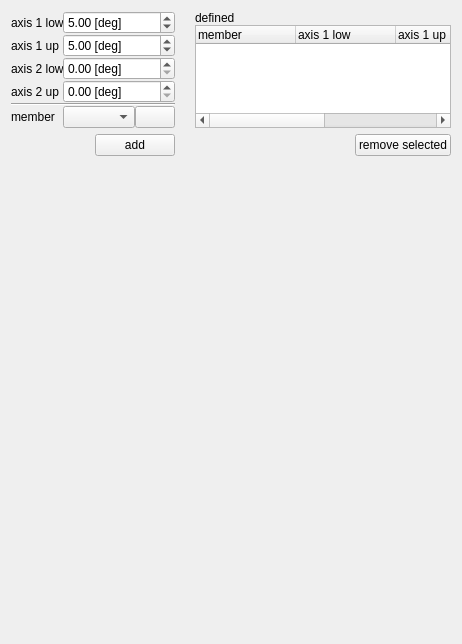
          <widget class="QWidget" name="tabWidgetPage3">
           <attribute name="title">
            <string>Axis limit buffer</string>
           </attribute>
           <layout class="QVBoxLayout" name="verticalLayout_16" stretch="1,10">
            <item>
             <layout class="QHBoxLayout" name="horizontalLayout_13" stretch="0">
              <item>
               <layout class="QGridLayout" name="gridLayout_3" columnstretch="1,3">
                <property name="horizontalSpacing">
                 <number>20</number>
                </property>
                <item row="0" column="0">
                 <layout class="QFormLayout" name="formLayout_17">
                  <item row="0" column="0">
                   <widget class="QLabel" name="axis1LowLabel_3">
                    <property name="text">
                     <string>axis 1 low</string>
                    </property>
                   </widget>
                  </item>
                  <item row="0" column="1">
                   <widget class="QDoubleSpinBox" name="DoubleSpinBox_axis1low">
                    <property name="suffix">
                     <string> [deg]</string>
                    </property>
                    <property name="singleStep">
                     <double>0.500000000000000</double>
                    </property>
                    <property name="value">
                     <double>5.000000000000000</double>
                    </property>
                   </widget>
                  </item>
                  <item row="1" column="0">
                   <widget class="QLabel" name="axis2LowLabel_5">
                    <property name="text">
                     <string>axis 1 up</string>
                    </property>
                   </widget>
                  </item>
                  <item row="1" column="1">
                   <widget class="QDoubleSpinBox" name="DoubleSpinBox_axis1up">
                    <property name="suffix">
                     <string> [deg]</string>
                    </property>
                    <property name="singleStep">
                     <double>0.500000000000000</double>
                    </property>
                    <property name="value">
                     <double>5.000000000000000</double>
                    </property>
                   </widget>
                  </item>
                  <item row="2" column="0">
                   <widget class="QLabel" name="axis2LowLabel_6">
                    <property name="text">
                     <string>axis 2 low</string>
                    </property>
                   </widget>
                  </item>
                  <item row="2" column="1">
                   <widget class="QDoubleSpinBox" name="DoubleSpinBox_axis2low">
                    <property name="suffix">
                     <string> [deg]</string>
                    </property>
                    <property name="singleStep">
                     <double>0.500000000000000</double>
                    </property>
                   </widget>
                  </item>
                  <item row="3" column="0">
                   <widget class="QLabel" name="axis2UpLabel_3">
                    <property name="text">
                     <string>axis 2 up</string>
                    </property>
                   </widget>
                  </item>
                  <item row="3" column="1">
                   <widget class="QDoubleSpinBox" name="DoubleSpinBox_axis2up">
                    <property name="suffix">
                     <string> [deg]</string>
                    </property>
                    <property name="singleStep">
                     <double>0.500000000000000</double>
                    </property>
                   </widget>
                  </item>
                  <item row="4" column="0" colspan="2">
                   <widget class="Line" name="line_9">
                    <property name="orientation">
                     <enum>Qt::Horizontal</enum>
                    </property>
                   </widget>
                  </item>
                  <item row="5" column="0">
                   <widget class="QLabel" name="label_17">
                    <property name="text">
                     <string>member</string>
                    </property>
                   </widget>
                  </item>
                  <item row="5" column="1">
                   <layout class="QHBoxLayout" name="horizontalLayout_42">
                    <item>
                     <widget class="QComboBox" name="comboBox_stationSettingMember_axis"/>
                    </item>
                    <item>
                     <widget class="QPushButton" name="pushButton_addGroupStationCable">
                      <property name="sizePolicy">
                       <sizepolicy hsizetype="Fixed" vsizetype="Fixed">
                        <horstretch>0</horstretch>
                        <verstretch>0</verstretch>
                       </sizepolicy>
                      </property>
                      <property name="text">
                       <string/>
                      </property>
                      <property name="icon">
                       <iconset resource="myresources.qrc">
                        <normaloff>:/icons/icons/station_group_plus.png</normaloff>:/icons/icons/station_group_plus.png</iconset>
                      </property>
                     </widget>
                    </item>
                   </layout>
                  </item>
                 </layout>
                </item>
                <item row="1" column="0">
                 <layout class="QHBoxLayout" name="horizontalLayout_19">
                  <item>
                   <spacer name="horizontalSpacer_23">
                    <property name="orientation">
                     <enum>Qt::Horizontal</enum>
                    </property>
                    <property name="sizeHint" stdset="0">
                     <size>
                      <width>40</width>
                      <height>20</height>
                     </size>
                    </property>
                   </spacer>
                  </item>
                  <item>
                   <widget class="QPushButton" name="pushButton_setupAxisAdd">
                    <property name="text">
                     <string>add</string>
                    </property>
                    <property name="icon">
                     <iconset resource="myresources.qrc">
                      <normaloff>:/icons/icons/edit-add.png</normaloff>:/icons/icons/edit-add.png</iconset>
                    </property>
                   </widget>
                  </item>
                 </layout>
                </item>
                <item row="0" column="1">
                 <layout class="QVBoxLayout" name="verticalLayout_10">
                  <item>
                   <widget class="QLabel" name="label_24">
                    <property name="text">
                     <string>defined</string>
                    </property>
                   </widget>
                  </item>
                  <item>
                   <widget class="QTreeWidget" name="treeWidget_setupStationAxis">
                    <column>
                     <property name="text">
                      <string>member</string>
                     </property>
                    </column>
                    <column>
                     <property name="text">
                      <string>axis 1 low</string>
                     </property>
                    </column>
                    <column>
                     <property name="text">
                      <string>axis 1 up</string>
                     </property>
                    </column>
                    <column>
                     <property name="text">
                      <string>axis 2 low</string>
                     </property>
                    </column>
                    <column>
                     <property name="text">
                      <string>axis 2 up</string>
                     </property>
                    </column>
                   </widget>
                  </item>
                 </layout>
                </item>
                <item row="1" column="1">
                 <layout class="QHBoxLayout" name="horizontalLayout_23">
                  <item>
                   <spacer name="horizontalSpacer_24">
                    <property name="orientation">
                     <enum>Qt::Horizontal</enum>
                    </property>
                    <property name="sizeHint" stdset="0">
                     <size>
                      <width>40</width>
                      <height>20</height>
                     </size>
                    </property>
                   </spacer>
                  </item>
                  <item>
                   <widget class="QPushButton" name="pushButton_16">
                    <property name="text">
                     <string>remove selected</string>
                    </property>
                    <property name="icon">
                     <iconset resource="myresources.qrc">
                      <normaloff>:/icons/icons/edit-delete-6.png</normaloff>:/icons/icons/edit-delete-6.png</iconset>
                    </property>
                   </widget>
                  </item>
                 </layout>
                </item>
               </layout>
              </item>
             </layout>
            </item>
            <item>
             <spacer name="verticalSpacer_9">
              <property name="orientation">
               <enum>Qt::Vertical</enum>
              </property>
              <property name="sizeHint" stdset="0">
               <size>
                <width>20</width>
                <height>388</height>
               </size>
              </property>
             </spacer>
            </item>
           </layout>
          </widget>
